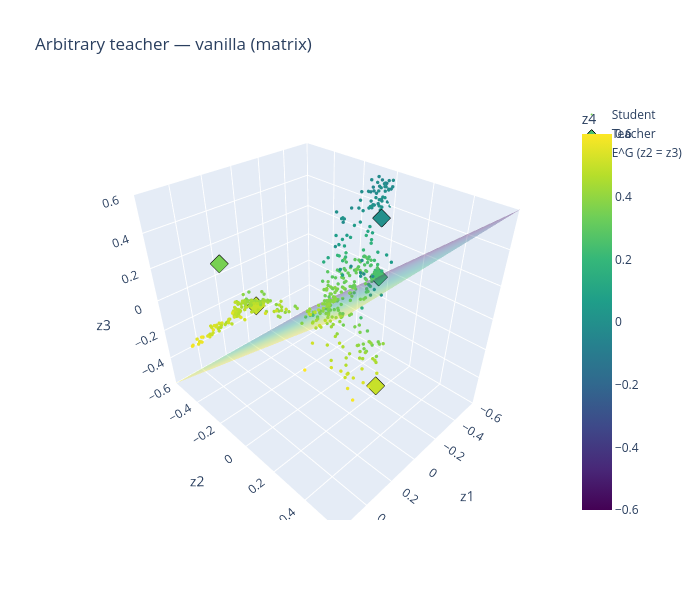

Write notebook code for a chart like this one.
### Code cell
fig = plot_particles_3d(h_vanilla_arb["particles"][-1], teacher_arb, "Arbitrary teacher — vanilla (matrix)", show_invariant_plane=True)

### Figure 1 — Plotly figure (JSON) as saved in the notebook; plotly's stock layout.template omitted (floating-point values rounded to 4 significant figures; data arrays with more than 128 entries replaced by an {"elided": "..."} marker saying what was removed)
{"data": [{"marker": {"cmax": 0.6, "cmin": -0.6, "color": {"elided": "500 float values"}, "colorbar": {"title": {"text": "z4"}}, "colorscale": [[0, "#440154"], [0.1111, "#482878"], [0.2222, "#3e4989"], [0.3333, "#31688e"], [0.4444, "#26828e"], [0.5556, "#1f9e89"], [0.6667, "#35b779"], [0.7778, "#6ece58"], [0.8889, "#b5de2b"], [1, "#fde725"]], "size": 2}, "mode": "markers", "name": "Student", "type": "scatter3d", "x": {"elided": "500 float values"}, "y": {"elided": "500 float values"}, "z": {"elided": "500 float values"}}, {"marker": {"cmax": 0.6, "cmin": -0.6, "color": [0.25, 0.5, 0.0, 0.5, 0.35], "colorscale": [[0, "#440154"], [0.1111, "#482878"], [0.2222, "#3e4989"], [0.3333, "#31688e"], [0.4444, "#26828e"], [0.5556, "#1f9e89"], [0.6667, "#35b779"], [0.7778, "#6ece58"], [0.8889, "#b5de2b"], [1, "#fde725"]], "line": {"color": "black", "width": 1}, "size": 6, "symbol": "diamond"}, "mode": "markers", "name": "Teacher", "type": "scatter3d", "x": [-0.5, 0.25, -0.25, 0.0, 0.35], "y": [0.0, 0.5, 0.15, -0.5, -0.35], "z": [0.0, 0.0, 0.5, -0.25, 0.25]}, {"cmax": 0.6, "cmin": -0.6, "colorscale": [[0, "#440154"], [0.1111, "#482878"], [0.2222, "#3e4989"], [0.3333, "#31688e"], [0.4444, "#26828e"], [0.5556, "#1f9e89"], [0.6667, "#35b779"], [0.7778, "#6ece58"], [0.8889, "#b5de2b"], [1, "#fde725"]], "hoverinfo": "name", "i": [0, 0], "intensity": [-0.6, 0.6, 0.6, -0.6], "j": [1, 2], "k": [2, 3], "name": "E^G (z2 = z3)", "opacity": 0.35, "showlegend": true, "showscale": false, "type": "mesh3d", "x": [-0.6, 0.6, 0.6, -0.6], "y": [-0.6, -0.6, 0.6, 0.6], "z": [-0.6, -0.6, 0.6, 0.6]}], "layout": {"height": 600, "scene": {"xaxis": {"range": [-0.6, 0.6], "title": {"text": "z1"}}, "yaxis": {"range": [-0.6, 0.6], "title": {"text": "z2"}}, "zaxis": {"range": [-0.6, 0.6], "title": {"text": "z3"}}}, "title": {"text": "Arbitrary teacher — vanilla (matrix)"}, "width": 700}}
